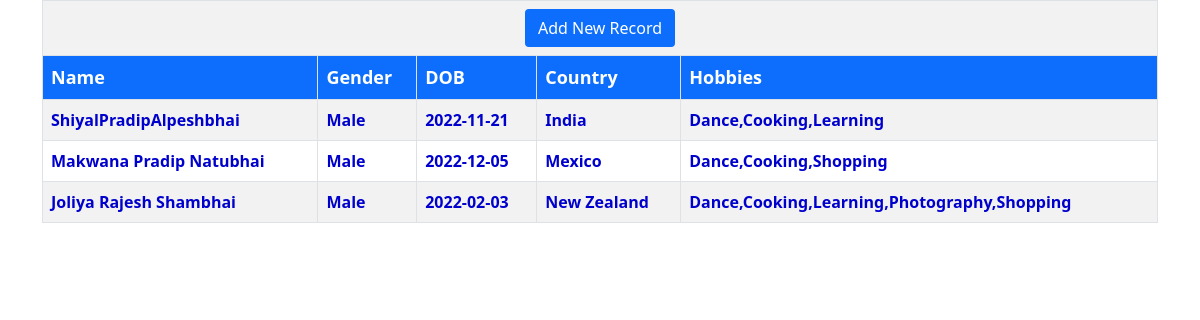
The page /Company/Show.php on the database its author committed.
### tables this page shows
CREATE TABLE `emloyee` (
  `id` bigint(20) NOT NULL,
  `FullName` varchar(45) NOT NULL,
  `Gender` varchar(9) NOT NULL,
  `DOB` date NOT NULL,
  `Country` varchar(23) NOT NULL,
  `Hobbies` varchar(100) NOT NULL
);

### Company/Show.php (the view, shortened to what this page needs)
<!DOCTYPE html>
<html lang="en">
<head>
    <link rel="stylesheet" href="CSS/Style.css">
    <link rel="stylesheet" href="CSS/bootstrap.min.css">
</head>
    <body>
        <?php
            include('Connect.php');
            $Select = "select * from emloyee";
            $Result =  $Connect->query($Select);
            if($Result){
                echo("
                    <div class='container'>
                        <table class='table table-bordered table-striped'>
                            <tr>
                                <td colspan='5' align='center'> <a href='index.php' class='btn bg-primary text-white'> Add New Record </a> </td>
                            </tr>
                            <tr class='bg-primary'>
                                <th> Name </th>
                                <th> Gender </th>
                                <th> DOB </th>
                                <th> Country </th>
                                <th> Hobbies </th>
                            </tr>
                ");
                foreach($Result as $Data){
                    echo("
                        <tr>
                            <td> $Data[FullName] </td>
                            <td> $Data[Gender] </td>
                            <td> $Data[DOB] </td>
                            <td> $Data[Country] </td>
                            <td> $Data[Hobbies] </td>
                        </tr>
                    ");
                }
                echo("
                        </table>
                    </div>
                ");
            }
        ?>
    </body>
</html>

### Company/CSS/Style.css (style rules this page uses)
th { color: white; font-size: large; }
td { font-weight: bold; color: MediumBlue; }

### rows shown on the page
emloyee: FullName "ShiyalPradipAlpeshbhai", Gender "Male", DOB "2022-11-21", Country "India", Hobbies "Dance,Cooking,Learning"
emloyee: FullName "Makwana Pradip Natubhai", Gender "Male", DOB "2022-12-05", Country "Mexico", Hobbies "Dance,Cooking,Shopping"
emloyee: FullName "Joliya Rajesh Shambhai", Gender "Male", DOB "2022-02-03", Country "New Zealand", Hobbies "Dance,Cooking,Learning,Photography,Shopping"
